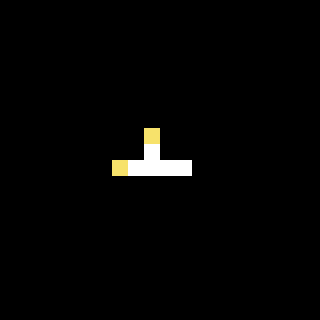

A 2D game scene composited from a Tiled map and its tileset images. What follows is a short description and the map's XML, with each tile layer's data collapsed to a summary:
An orthogonal 20x20 tile map with 16x16 px tiles, 1 tile layer (ground), 2 hidden layers not drawn and 30 objects (16x silverCoin, 4x slot, 4x goldCoin, 3x camera, 3x spawn).

<map version="1.2" tiledversion="1.2.2" orientation="orthogonal" renderorder="right-down" width="20" height="20" tilewidth="16" tileheight="16" infinite="0" nextlayerid="11" nextobjectid="64">
 <tileset firstgid="1" name="dev" tilewidth="16" tileheight="16" tilecount="16" columns="4">
  <image source="../assets/dev.png" width="64" height="64" />
  <tile id="0">
   <properties>
    <property name="isWalkable" type="bool" value="false" />
   </properties>
  </tile>
  <tile id="1">
   <properties>
    <property name="isWalkable" type="bool" value="true" />
   </properties>
  </tile>
  <tile id="8">
   <properties>
    <property name="isWalkable" type="bool" value="true" />
    <property name="metal" value="gold" />
   </properties>
  </tile>
 </tileset>
 <group id="8" name="2-Two Slots">
  <layer id="9" name="ground" width="20" height="20">
   <data>[400 cells, 7 non-empty, 2 distinct tile ids]</data>
  </layer>
  <objectgroup id="10" name="entities">
   <object id="48" name="slot" gid="9" x="144" y="144" width="16" height="16">
    <properties>
     <property name="metal" value="gold" />
    </properties>
   </object>
   <object id="49" name="camera" gid="10" x="144" y="176" width="16" height="16" />
   <object id="52" name="slot" gid="9" x="112" y="176" width="16" height="16">
    <properties>
     <property name="metal" value="gold" />
    </properties>
   </object>
   <object id="53" name="spawn" gid="16" x="176" y="176" width="16" height="16" />
   <object id="54" name="goldCoin" gid="9" x="0" y="112" width="16" height="16">
    <properties>
     <property name="metal" value="gold" />
    </properties>
   </object>
   <object id="55" name="silverCoin" gid="3" x="0" y="16" width="16" height="16">
    <properties>
     <property name="metal" value="silver" />
    </properties>
   </object>
   <object id="56" name="silverCoin" gid="3" x="0" y="96" width="16" height="16">
    <properties>
     <property name="metal" value="silver" />
    </properties>
   </object>
   <object id="58" name="silverCoin" gid="3" x="0" y="32" width="16" height="16">
    <properties>
     <property name="metal" value="silver" />
    </properties>
   </object>
   <object id="59" name="silverCoin" gid="3" x="0" y="48" width="16" height="16">
    <properties>
     <property name="metal" value="silver" />
    </properties>
   </object>
   <object id="61" name="goldCoin" gid="9" x="0" y="80" width="16" height="16">
    <properties>
     <property name="metal" value="gold" />
    </properties>
   </object>
   <object id="62" name="silverCoin" gid="3" x="0" y="64" width="16" height="16">
    <properties>
     <property name="metal" value="silver" />
    </properties>
   </object>
  </objectgroup>
 </group>
 <group id="5" name="1-Corner" visible="0">
  <layer id="6" name="ground" width="20" height="20">
   <data>[400 cells, 7 non-empty, 2 distinct tile ids]</data>
  </layer>
  <objectgroup id="7" name="entities">
   <object id="35" name="spawn" gid="16" x="144" y="128" width="16" height="16" />
   <object id="36" name="goldCoin" gid="9" x="0" y="112" width="16" height="16">
    <properties>
     <property name="metal" value="gold" />
    </properties>
   </object>
   <object id="37" name="silverCoin" gid="3" x="0" y="16" width="16" height="16">
    <properties>
     <property name="metal" value="silver" />
    </properties>
   </object>
   <object id="38" name="silverCoin" gid="3" x="0" y="64" width="16" height="16">
    <properties>
     <property name="metal" value="silver" />
    </properties>
   </object>
   <object id="39" name="silverCoin" gid="3" x="0" y="96" width="16" height="16">
    <properties>
     <property name="metal" value="silver" />
    </properties>
   </object>
   <object id="40" name="silverCoin" gid="3" x="0" y="32" width="16" height="16">
    <properties>
     <property name="metal" value="silver" />
    </properties>
   </object>
   <object id="41" name="silverCoin" gid="3" x="0" y="48" width="16" height="16">
    <properties>
     <property name="metal" value="silver" />
    </properties>
   </object>
   <object id="42" name="silverCoin" gid="3" x="0" y="80" width="16" height="16">
    <properties>
     <property name="metal" value="silver" />
    </properties>
   </object>
   <object id="46" name="slot" gid="9" x="192" y="176" width="16" height="16">
    <properties>
     <property name="metal" value="gold" />
    </properties>
   </object>
   <object id="47" name="camera" gid="10" x="176" y="144" width="16" height="16" />
  </objectgroup>
 </group>
 <group id="3" name="0-Straight Line" visible="0">
  <properties>
   <property name="stack" type="int" value="10" />
  </properties>
  <layer id="1" name="ground" width="20" height="20">
   <data>[400 cells, 6 non-empty, 2 distinct tile ids]</data>
  </layer>
  <objectgroup id="2" name="entities">
   <object id="1" name="spawn" gid="16" x="144" y="208" width="16" height="16" />
   <object id="20" name="goldCoin" gid="9" x="0" y="96" width="16" height="16">
    <properties>
     <property name="metal" value="gold" />
    </properties>
   </object>
   <object id="22" name="silverCoin" gid="3" x="0" y="16" width="16" height="16">
    <properties>
     <property name="metal" value="silver" />
    </properties>
   </object>
   <object id="23" name="silverCoin" gid="3" x="0" y="64" width="16" height="16">
    <properties>
     <property name="metal" value="silver" />
    </properties>
   </object>
   <object id="24" name="silverCoin" gid="3" x="0" y="80" width="16" height="16">
    <properties>
     <property name="metal" value="silver" />
    </properties>
   </object>
   <object id="26" name="silverCoin" gid="3" x="0" y="32" width="16" height="16">
    <properties>
     <property name="metal" value="silver" />
    </properties>
   </object>
   <object id="27" name="silverCoin" gid="3" x="0" y="48" width="16" height="16">
    <properties>
     <property name="metal" value="silver" />
    </properties>
   </object>
   <object id="43" name="slot" gid="9" x="144" y="128" width="16" height="16">
    <properties>
     <property name="metal" value="gold" />
    </properties>
   </object>
   <object id="45" name="camera" gid="10" x="144" y="176" width="16" height="16" />
  </objectgroup>
 </group>
</map>
